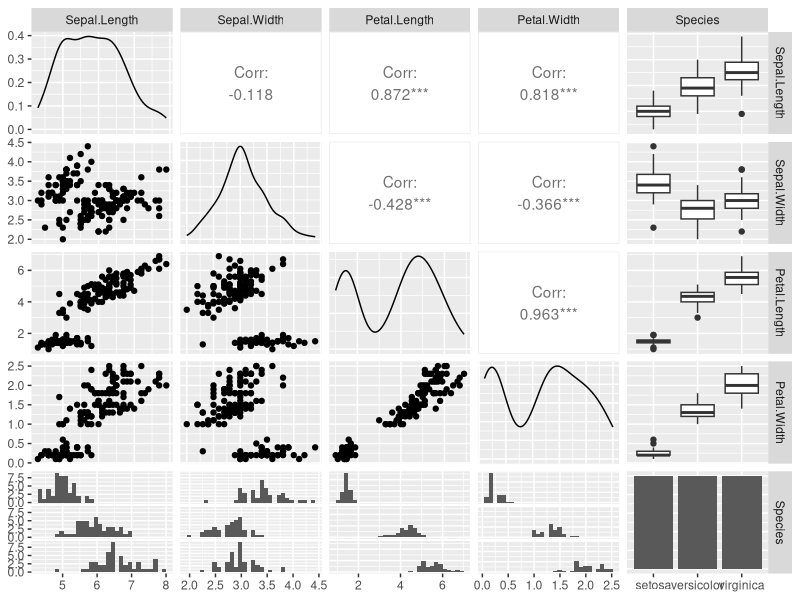
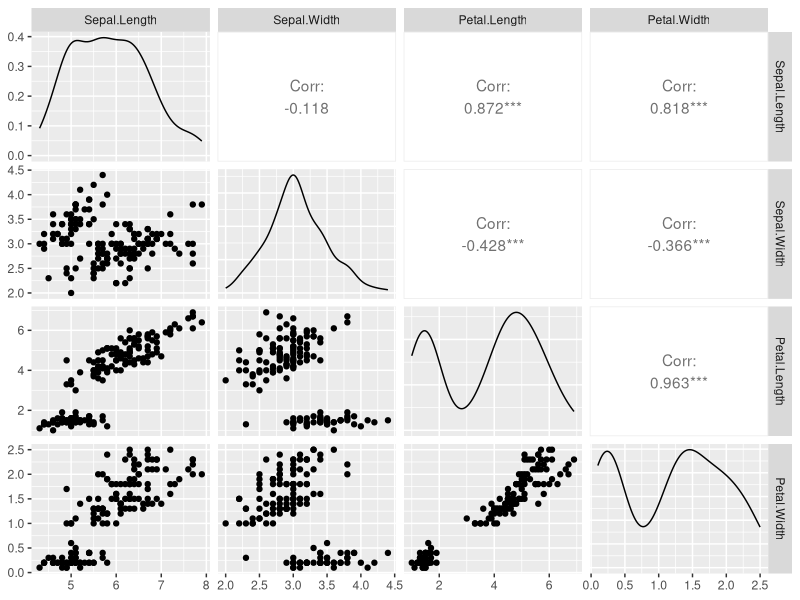
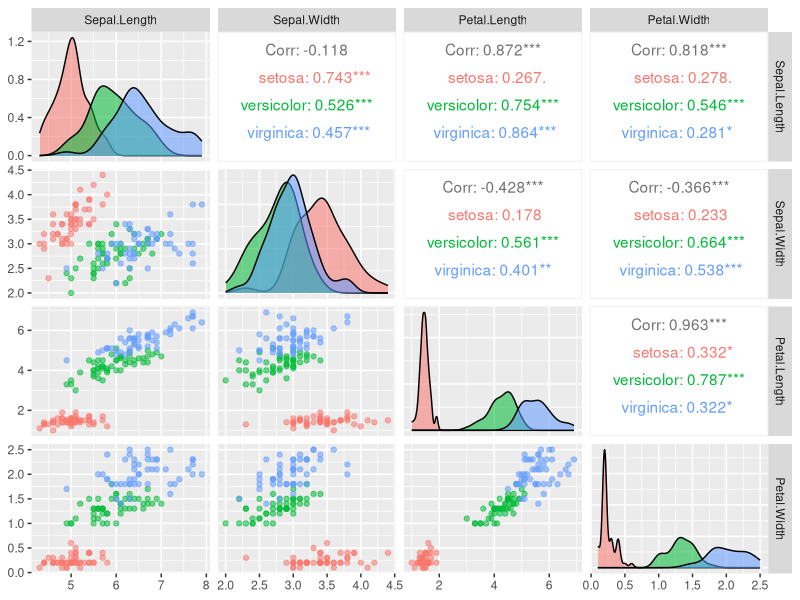
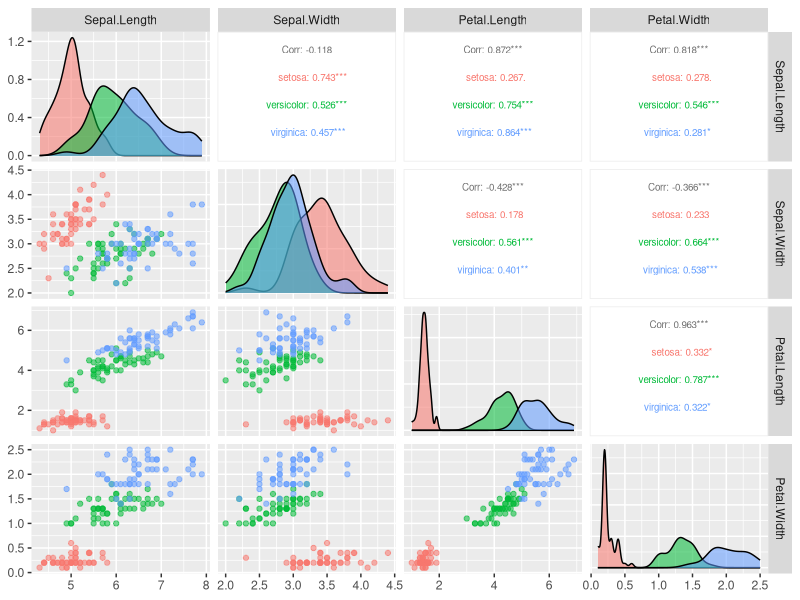
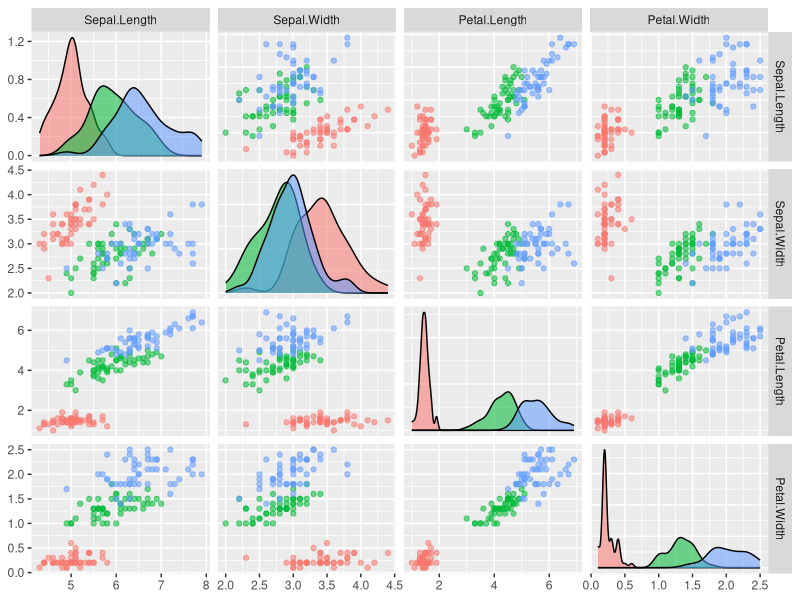
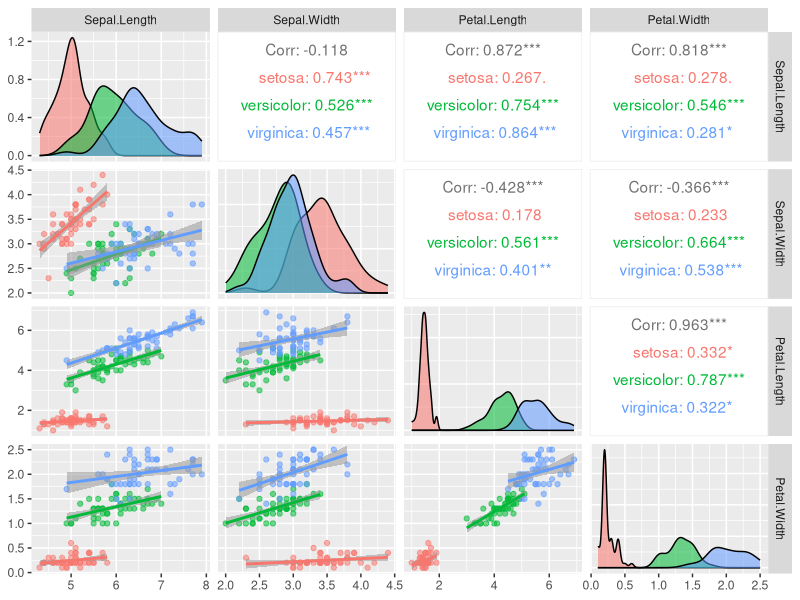
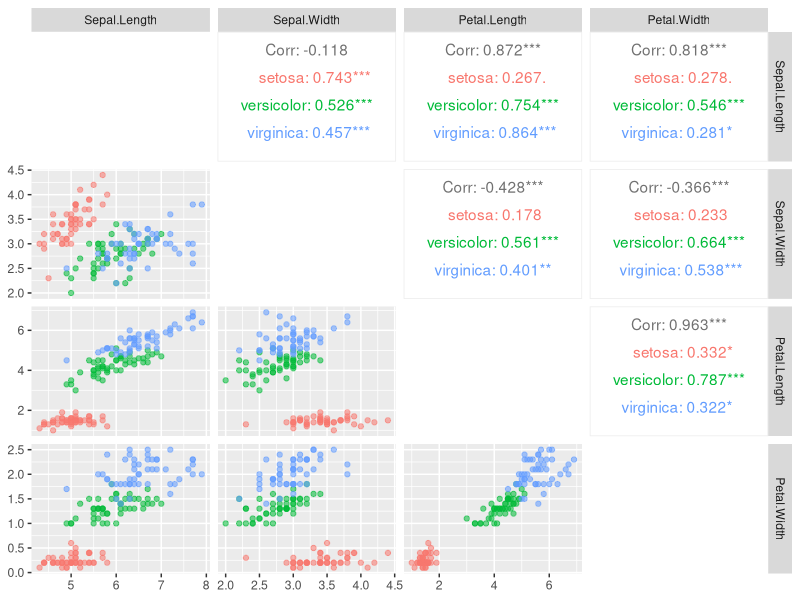
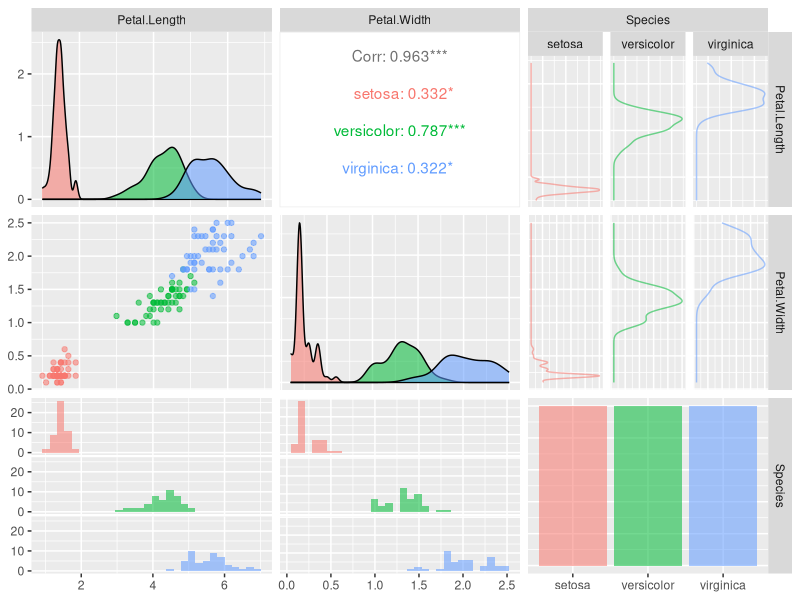

Source code (R) for these figures, in order:
library(GGally)

ggpairs(iris)

# Column selection
ggpairs(iris,          # Data frame
        columns = 1:4) # Columns

# Color by group
ggpairs(iris,                 # Data frame
        columns = 1:4,        # Columns
        aes(color = Species,  # Color by group (cat. variable)
            alpha = 0.5))     # Transparency

# Font size
ggpairs(iris, columns = 1:4, aes(color = Species, alpha = 0.5),
        upper = list(continuous = wrap("cor", size = 2.5)))

# Upper, lower and diagonal panels

# Continuous variables
# Upper panel
ggpairs(iris, columns = 1:4, aes(color = Species, alpha = 0.5),
        upper = list(continuous = "points"))

# Lower panel
ggpairs(iris, columns = 1:4, aes(color = Species, alpha = 0.5),
        lower = list(continuous = "smooth"))

# Diagonal
ggpairs(iris, columns = 1:4, aes(color = Species, alpha = 0.5),
        diag = list(continuous = "blankDiag"))

# Categorical variables
# Upper
ggpairs(iris[3:5], aes(color = Species, alpha = 0.5),
        upper = list(combo = "facetdensity"))

# Lower
ggpairs(iris[3:5], aes(color = Species, alpha = 0.5),
        lower = list(combo = "count"))
